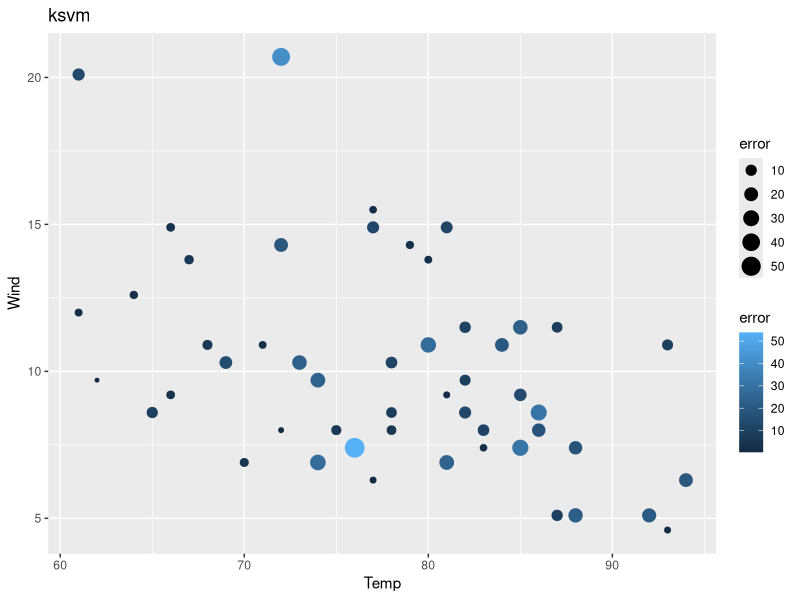
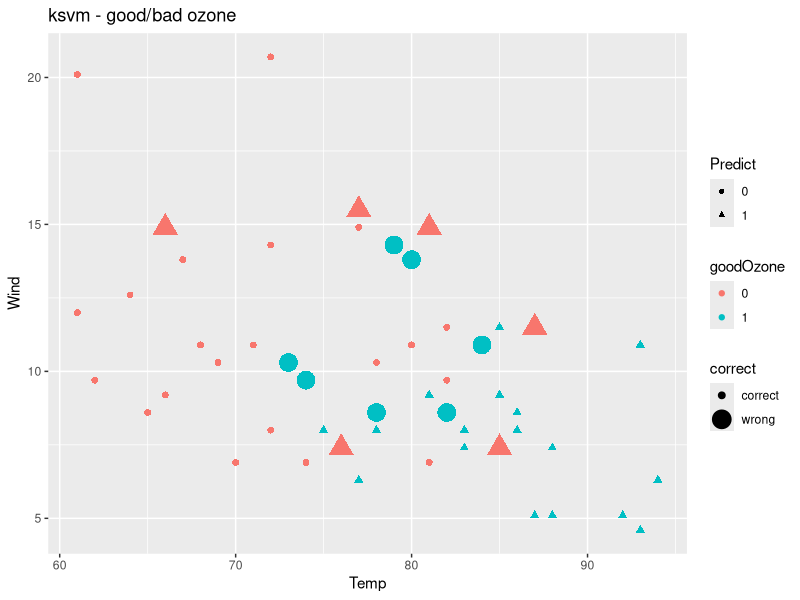

Recreate these plots in R, in order. (Note: this script raises an error after producing the figures.)
#
# -------------------------- Week 9 Synchronous Code: SVM -----------------------------
# install.packages("kernlab")   
# library("kernlab")
# library(e1071)
# library(ggplot2)
# library(gridExtra)

#  Packages: kernlab, e1071, gridExtra, ggplot2, caret

#specify the packages of interest
packages=c("kernlab","e1071","gridExtra","ggplot2", "caret")

#use this function to check if each package is on the local machine
#if a package is installed, it will be loaded
#if any are not, the missing package(s) will be installed and loaded
package.check <- lapply(packages, FUN = function(x) {
  if (!require(x, character.only = TRUE)) {
    install.packages(x, dependencies = TRUE)
    library(x, character.only = TRUE)
  }
})

#verify they are loaded
search()

library("kernlab")
install.packages("kernlab")


# --------------------------------------------------------------------
# Step 1: Load the data
air <- data.frame(airquality)
# find which columns in the dataframe contain NAs.
colnames(air)[colSums(is.na(air)) > 0]
# find the NAs in column "Ozone" and replace them by the mean value of this column
air$Ozone[is.na(air$Ozone)] <- mean(air$Ozone, na.rm=TRUE)
# find the NAs in column "Solar.R" and replace those NAs by the mean value of this column
air$Solar.R[is.na(air$Solar.R)] <- mean(air$Solar.R, na.rm=TRUE)

# --------------------------------------------------------------------
# Step 2: Create train and test data sets
# create a list of random index for air data and store the index in a variable called "ranIndex"
# 
dim(air)
air[1:5,]
randIndex <- sample(1:dim(air)[1])
head(randIndex)
length(randIndex)
air[148,]
air[45,]
#  
#  # In order to split data, create a 2/3 cutpoint and round the number
cutpoint2_3 <- floor(2*dim(air)[1]/3)
# check the 2/3 cutpoint
cutpoint2_3
#  
# create train data set, which contains the first 2/3 of overall data
#  
trainData <- air[randIndex[1:cutpoint2_3],]
dim(trainData)
head(trainData)
#  
# create test data, which contains the left 1/3 of the overall data
#  
testData <- air[randIndex[(cutpoint2_3+1):dim(air)[1]],]
dim(testData)   # check test data set
head(trainData)


# --------------------------------------------------------------------
# Step 3: Build a Model using KSVM & visualize the results
# 1) Build a model to predict Ozone and name it "svmOutput"
#    This is the Training step
#  
svmOutput <- ksvm(Ozone~., # set "Ozone" as the target predicting variable; "." means use all other variables to predict "Ozone"
                  data = trainData, # specify the data to use in the analysis
                  kernel = "rbfdot", # kernel function that projects the low dimensional problem into higher dimensional space
                  kpar = "automatic",# kpar refer to parameters that can be used to control the radial function kernel(rbfdot)
                  C = 10, # C refers to "Cost of Constrains"
                  cross = 10, # use 10 fold cross validation in this model
                  prob.model = TRUE # use probability model in this model
)
# check the model
#  
svmOutput

# 2) Test the model with the testData data set
#  
svmPred <- predict(svmOutput, # use the built model "svmOutput" to predict 
                   testData, # use testData to generate predictions
                   type = "votes" # request "votes" from the prediction process
)
str(svmPred)
#
# create a comparison dataframe that contains the exact "Ozone" value and the predicted "Ozone" value
# use for RMSE calc 
#
compTable <- data.frame(testData[,1], svmPred[,1])
# change the column names to "test" and "Pred"
colnames(compTable) <- c("test","Pred")
#  
# compute the Root Mean Squared Error
#  
sqrt(mean((compTable$test-compTable$Pred)^2)) #A smaller value indicates better model performance.

# 3) Plot the results
#    library(ggplot2)

# compute absolute error for each case
compTable$error <- abs(compTable$test - compTable$Pred)
# create a new dataframe contains error, tempreture and wind
svmPlot <- data.frame(compTable$error, testData$Temp, testData$Wind)
# assign column names
colnames(svmPlot) <- c("error","Temp","Wind")
# polt result using ggplot, setting "Temp" as x-axis and "Wind" as y-axis
ggplot(svmPlot, aes(x=Temp,y=Wind)) + 
  # use point size and color shade to illustrate how big is the error
  geom_point(aes(size=error, color=error))+
  ggtitle("ksvm")


# --------------------------------------------------------------------
# Step 4: Create a "goodOzone" variable
# calculate average Ozone
meanOzone <- mean(air$Ozone,na.rm=TRUE)
# create a new variable named "goodOzone" in train data set
# goodOzone = 0 if Ozone is below average Ozone
# googOzone = 1 if Ozone is eaqual or above the average ozone
trainData$goodOzone <- ifelse(trainData$Ozone<meanOzone, 0, 1)
# do the same thing for test dataset
testData$goodOzone <- ifelse(testData$Ozone<meanOzone, 0, 1)
# remove "Ozone" from train data
trainData <- trainData[,-1]
# remove "Ozone" from test data
testData <- testData[,-1]

# --------------------------------------------------------------------
# Step 5: See if we can do a better job predicting 'good' and 'bad' days
# convert "goodOzone" in train data from numeric to factor
trainData$goodOzone <- as.factor(trainData$goodOzone)
# convert "goodOzone" in test data from numeric to factor
testData$goodOzone <- as.factor(testData$goodOzone)

# 1)	Build a model 
# build a model using ksvm function,and use all other variables to predict
svmGood <- ksvm(goodOzone~., # set "Ozone" as target variable; "." means use all other variables to predict "Ozone"
                data=trainData, # specify the data to use in the analysis
                kernel="rbfdot", # kernel function that projects the low dimensional problem into higher dimensional space
                kpar="automatic",# kpar refer to parameters that can be used to control the radial function kernel(rbfdot)
                C=10, # C refers to "Cost of Constrains"
                cross=10, # use 10 fold cross validation in this model
                prob.model=TRUE # use probability model in this model
)
# check the model
svmGood

# 2) Test the model
goodPred <- predict(svmGood, # use model "svmGood" to predict
                    testData # use testData to do the test
)
# create a dataframe that contains the exact "goodOzone" value and the predicted "goodOzone"
compGood1 <- data.frame(testData[,6], goodPred)
# change column names
colnames(compGood1) <- c("test","Pred")
# Compute the percentage of correct cases
perc_ksvm <- length(which(compGood1$test==compGood1$Pred))/dim(compGood1)[1]
perc_ksvm

# Confusion Matrix
#   
results <- table(test=compGood1$test, pred=compGood1$Pred)
print(results)

#       pred
#  test  0  1
#     0 19  7      #  read horizontal,, 0 class, 19 identified correctly, 7 incorrectly
#     1  7 18      #                    1 class, 7 identified incorrectly, 18 correctly




# 3)	Plot the results. 
# determine the prediction is "correct" or "wrong" for each case
compGood1$correct <- ifelse(compGood1$test==compGood1$Pred,"correct","wrong")
# create a new dataframe contains correct, tempreture and wind, and goodZone
Plot_ksvm <- data.frame(compGood1$correct,testData$Temp,testData$Wind,testData$goodOzone,compGood1$Pred)
# change column names
colnames(Plot_ksvm) <- c("correct","Temp","Wind","goodOzone","Predict")
# polt result using ggplot
# size representing correct/wrong; color representing actual good/bad day; shape representing predicted good/bad day.
ggplot(Plot_ksvm, aes(x=Temp,y=Wind)) + 
  geom_point(aes(size=correct,color=goodOzone,shape = Predict))+
  ggtitle("ksvm - good/bad ozone")

#
#   caret
# 

x<-train(Ozone~.,data = trainData,
         method="svmRadial",
         preProc=c("center","scale"),
         tuneLength=14,
         trControl = trainControl(method="cv")) 

x



#
# #################################################################  Week 9 synchronous code 2

require(gridExtra)

nrow(airquality)

#skip NA values
air.df <- airquality
air.df <- na.omit(air.df)
nrow(air.df)

#split the dataset
nrows <- nrow(air.df)
random.indexes <- sample(1:nrows)
head(random.indexes)
cutPoint <- floor(nrows/3*2)
air.train <- air.df[random.indexes[1:cutPoint],]
dim(air.train)
air.test <- air.df[random.indexes[(cutPoint+1):nrows],]
dim(air.test)

#root mean squared error
rmse <- function(error)
{
  sqrt(mean(error^2))
}


#test the models -- trying to predict the actual ozone level
require(kernlab)
require(e1071)

#try KSVM
model.ksvm.train <- ksvm(Ozone ~ ., data=air.train)
model.ksvm.pred<-predict(model.ksvm.train, air.test)
air.test$error <- air.test$Ozone - model.ksvm.pred
head(air.test)
rmse(air.test$error)
g1 <- ggplot(air.test, aes(x=Temp, y=Wind)) + geom_point(aes(color=error)) + ggtitle("KSVM")
g1

# Try SVM model
model.svm.train <- svm(Ozone ~ ., data=air.train)
model.svm.pred<-predict(model.svm.train, air.test)
air.test$error <- air.test$Ozone - model.svm.pred
rmse(air.test$error)
g2 <- ggplot(air.test, aes(x=Temp, y=Wind)) + geom_point(aes(color=error)) + ggtitle("SVM")
g2

# Create a linear regression model
model.lm.train <- lm(Ozone ~ ., data=air.train)
model.lm.pred<-predict(model.lm.train, air.test)
air.test$error <- air.test$Ozone - model.lm.pred
rmse(air.test$error)
g3 <- ggplot(air.test, aes(x=Temp, y=Wind)) + geom_point(aes(color=error))  + ggtitle("LM")
g3

grid.arrange(g1, g2, g3, nrow=2)


#create a good/bad variable for zone
m <- mean(air.df$Ozone)
air.train$goodOzone <- air.train$Ozone<m 
head(air.train)


model.ksvm.train <- ksvm(goodOzone ~ ., data=air.train)

air.test$predictedGoodOzone <- predict(model.ksvm.train, air.test)
air.test$predictedGoodOzone <- round(air.test$predictedGoodOzone)
air.test$goodOzone <- air.test$Ozone<m 
head(air.test)

results <- table(air.test$predictedGoodOzone, air.test$goodOzone)
print(results)

results <- table(air.test$goodOzone, air.test$predictedGoodOzone)
print(results)

percentCorrect <- (results[1,1]+results[2,2])/(results[1,1]+results[1,2]+results[2,1]+results[2,2])*100
print(round(percentCorrect) )
